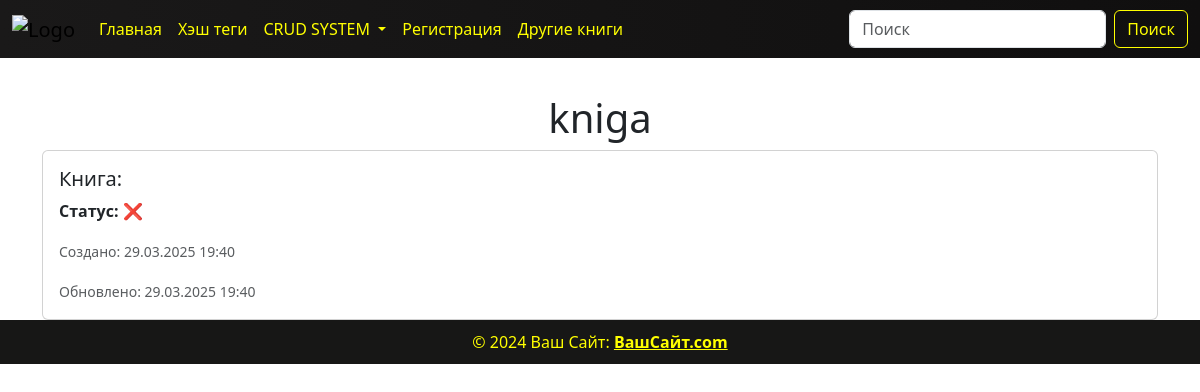
The app's page /task_list/5/ with its own data.
### basket/models.py (models this page shows, shortened)
class TodoList(models.Model):
    STATUS = (
        ('✅', '✅'),
        ('❌', '❌'),
    )
    title = models.CharField(max_length=100)
    choice_books = models.ForeignKey(Books, on_delete=models.CASCADE)
    status = models.CharField(max_length=20,choices=STATUS, default='❌')
    created_at = models.DateTimeField(auto_now_add=True)
    updated_at = models.DateTimeField(auto_now=True)

### basket/views.py (the view)
# urls.py: path('task_list/<int:id>/', views.TaskDetailView.as_view(), name='task_detail'),
class TaskDetailView(generic.DetailView):
    template_name = 'basket/task_detail.html'
    context_object_name = 'task_id'
    def get_object(self, *args, **kwargs):
        task_id = self.kwargs.get('id')
        return get_object_or_404(models.TodoList, id=task_id)

### templates/basket/task_detail.html (shortened to what this page needs)
{% load static %}
<!DOCTYPE html>
<html lang="en">
<head>
    <link href="https://cdn.jsdelivr.net/npm/bootstrap@5.3.3/dist/css/bootstrap.min.css" rel="stylesheet"
>
    <link rel="stylesheet" href="{% static 'css/show.css' %}">
</head>
<body>
{% include 'components/header.html' %}
<div class="container mt-4">
    <h1 class="text-center">{{ task_id.title }}</h1>
    <div class="card">
        <div class="card-body">
            <h5 class="card-title">Книга: {{ task_id.choice_book }}</h5>
            <p class="card-text"><strong>Статус:</strong> {{ task_id.status }}</p>
            <p class="card-text"><small class="text-muted">Создано: {{ task_id.created_at|date:"d.m.Y H:i" }}</small></p>
            <p class="card-text"><small class="text-muted">Обновлено: {{ task_id.updated_at|date:"d.m.Y H:i" }}</small></p>
        </div>
    </div>
</div>
{% include 'components/footer.html' %}
</body>
</html>

### static/css/show.css (style rules this page uses)
body { display: flex; flex-direction: column; min-height: 100vh; padding-top: 70px; background: url("https://i.pinimg.com/736x/e3/7d/a9/e37da92d1e32051af32a81a8950733f3.jpg"); background-repeat: no-repeat; background-size: cover; background-position: center; }
.card { height: 200px; }
.card-body { overflow: hidden; }
.card-text { white-space: nowrap; overflow: hidden; text-overflow: ellipsis; }
.card { height: auto; }

### records on screen
TodoList: title "kniga", status "❌", created_at "29.03.2025 19:40", updated_at "29.03.2025 19:40"
